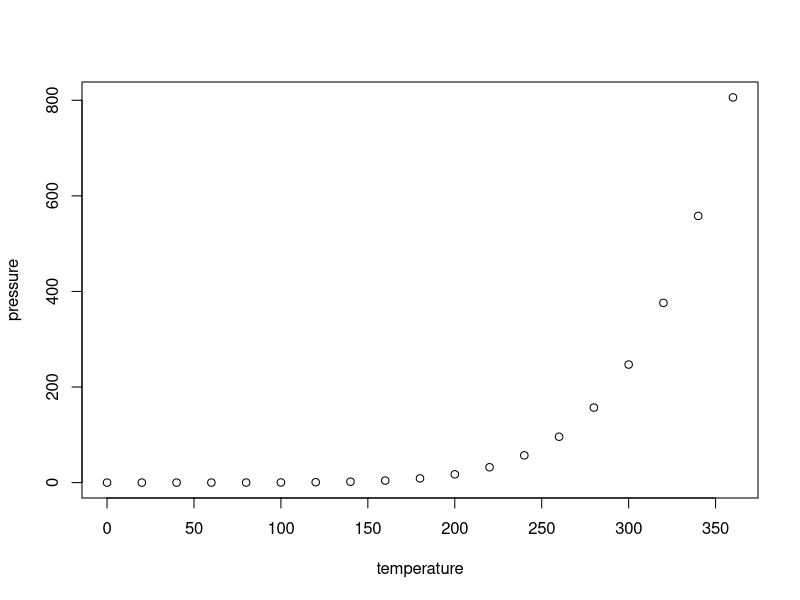
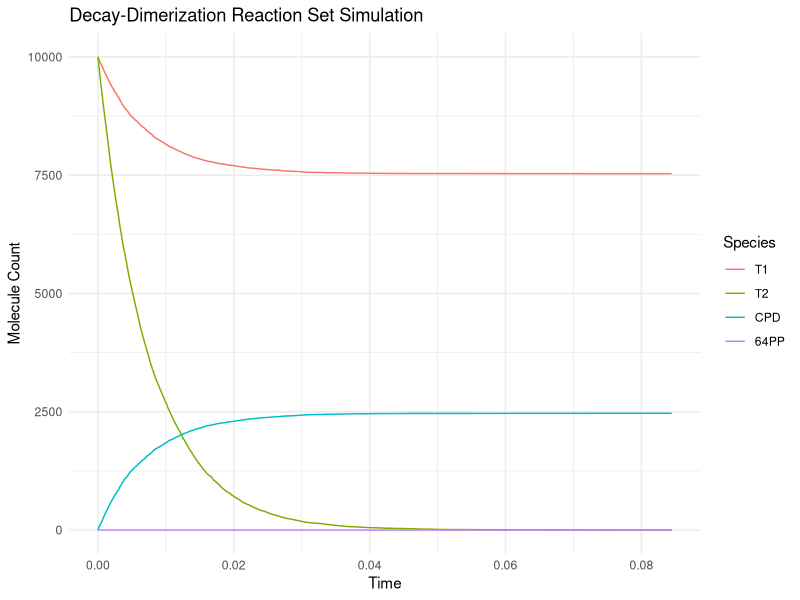

R code for these plots, in order:
## ---- chunk 1
knitr::opts_chunk$set(echo = TRUE)
## ---- chunk 2
summary(cars)
## ---- chunk 3
plot(pressure)
## ---- chunk 4
# Load required libraries
if (!require("reshape2")) install.packages("reshape2")
if (!require("ggplot2")) install.packages("ggplot2")
library(reshape2)
library(ggplot2)

# Define reaction rates
c1 <- (1 - (37 + 2) / 1e6) * 100   # Decay of T2
c2 <- (37 / 1e6) * 100             # Formation of CPD
c3 <- (2 / 1e6) * 100              # Formation of 64-PP

# Initial state
state <- c(T1 = 10000, T2 = 10000, CPD = 0, `64PP` = 0)

# Define propensity functions
propensities <- function(state) {
  c(
    c1 * state["T2"],               # Reaction 1
    c2 * state["T1"] * state["T2"], # Reaction 2
    c3 * state["T2"]                # Reaction 3
  )
}

# Gillespie simulation function
simulate_gillespie <- function(state, max_time) {
  # Initialize time and output data frame
  time <- 0
  output <- data.frame(
    Time = numeric(0),
    T1 = numeric(0),
    T2 = numeric(0),
    CPD = numeric(0),
    `64PP` = numeric(0)
  )
  
  # Record the initial state
  initial_row <- c(Time = time, state)
  output <- rbind(output, as.data.frame(t(initial_row), stringsAsFactors = FALSE))
  
  while (time < max_time) {
    # Calculate propensities
    props <- propensities(state)
    total_prop <- sum(props)
    
    # Stop if no reactions can occur
    if (total_prop == 0) break
    
    # Time to next reaction
    delta_t <- rexp(1, rate = total_prop)
    time <- time + delta_t
    
    # Select which reaction occurs
    reaction <- sample(length(props), 1, prob = props)
    
    # Update state based on reaction
    if (reaction == 1) state["T2"] <- state["T2"] - 1
    if (reaction == 2) {
      state["T1"] <- state["T1"] - 1
      state["T2"] <- state["T2"] - 1
      state["CPD"] <- state["CPD"] + 1
    }
    if (reaction == 3) {
      state["T2"] <- state["T2"] - 1
      state["64PP"] <- state["64PP"] + 1
    }
    
    # Record the new state
    new_row <- c(Time = time, state)
    output <- rbind(output, as.data.frame(t(new_row), stringsAsFactors = FALSE))
  }
  
  # Convert columns to numeric for consistency
  output[] <- lapply(output, as.numeric)
  return(output)
}

# Run the simulation
max_time <- 1000
simulation <- simulate_gillespie(state, max_time)

## ---- chunk 5
# Reshape data for plotting
simulation_long <- melt(simulation, id.vars = "Time")

# Plot results
ggplot(simulation_long, aes(x = Time, y = value, color = variable)) +
  geom_line() +
  labs(
    title = "Decay-Dimerization Reaction Set Simulation",
    x = "Time",
    y = "Molecule Count",
    color = "Species"
  ) +
  theme_minimal()

## ---- chunk 6
# Display the first few rows of the simulation data
knitr::kable(head(simulation), format = "html", caption = "Simulation Results (First Few Rows)")
